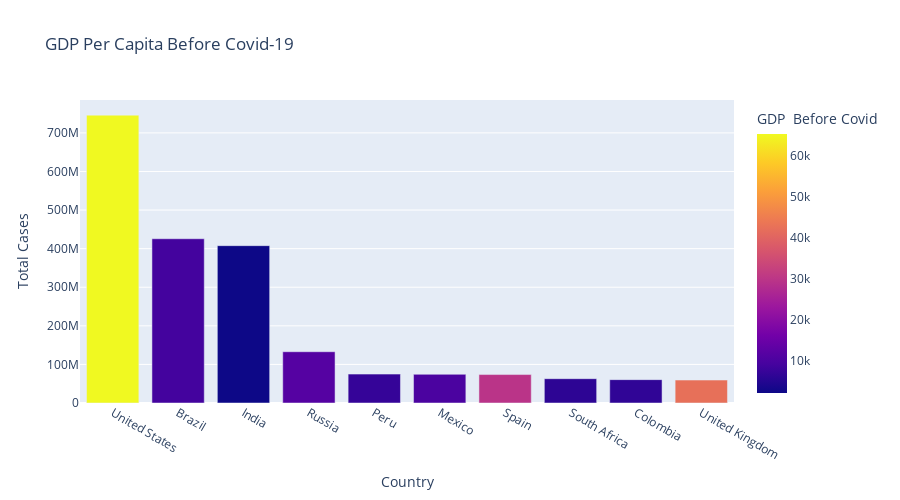

The code cell stored with this chart in its notebook:
### Code cell
fig= px.bar(tdata, x='Country', y='Total Cases',
hover_data=['Population', 'Total Deaths'],
color='GDP  Before Covid', height=500,
title= 'GDP Per Capita Before Covid-19')

fig.show()

### Figure 1 — Plotly figure (JSON) as saved in the notebook; plotly's stock layout.template omitted (floating-point values rounded to 4 significant figures)
{"data": [{"alignmentgroup": "True", "customdata": [[19.62, 26477574], [19.17, 14340567], [21.05, 7247327], [18.8, 2131571], [17.31, 3020038], [18.67, 7295850], [17.66, 5510624], [17.9, 1357682], [17.75, 1936134], [18.03, 7249573]], "hovertemplate": "Country=%{x}<br>Total Cases=%{y}<br>Population=%{customdata[0]}<br>Total Deaths=%{customdata[1]}<br>GDP  Before Covid=%{marker.color}<extra></extra>", "legendgroup": "", "marker": {"color": [65280.0, 8897.0, 2101.0, 11500.0, 7028.0, 9946.0, 29560.0, 6001.0, 6425.0, 42350.0], "coloraxis": "coloraxis", "pattern": {"shape": ""}}, "name": "", "offsetgroup": "", "orientation": "v", "showlegend": false, "textposition": "auto", "type": "bar", "x": ["United States", "Brazil", "India", "Russia", "Peru", "Mexico", "Spain", "South Africa", "Colombia", "United Kingdom"], "xaxis": "x", "y": [746014098, 425704517, 407771615, 132888951, 74882695, 74347548, 73717676, 63027659, 60543682, 59475032], "yaxis": "y"}], "layout": {"barmode": "relative", "coloraxis": {"colorbar": {"title": {"text": "GDP  Before Covid"}}, "colorscale": [[0, "#0d0887"], [0.1111, "#46039f"], [0.2222, "#7201a8"], [0.3333, "#9c179e"], [0.4444, "#bd3786"], [0.5556, "#d8576b"], [0.6667, "#ed7953"], [0.7778, "#fb9f3a"], [0.8889, "#fdca26"], [1, "#f0f921"]]}, "height": 500, "legend": {"tracegroupgap": 0}, "title": {"text": "GDP Per Capita Before Covid-19"}, "xaxis": {"anchor": "y", "domain": [0, 1], "title": {"text": "Country"}}, "yaxis": {"anchor": "x", "domain": [0, 1], "title": {"text": "Total Cases"}}}}
